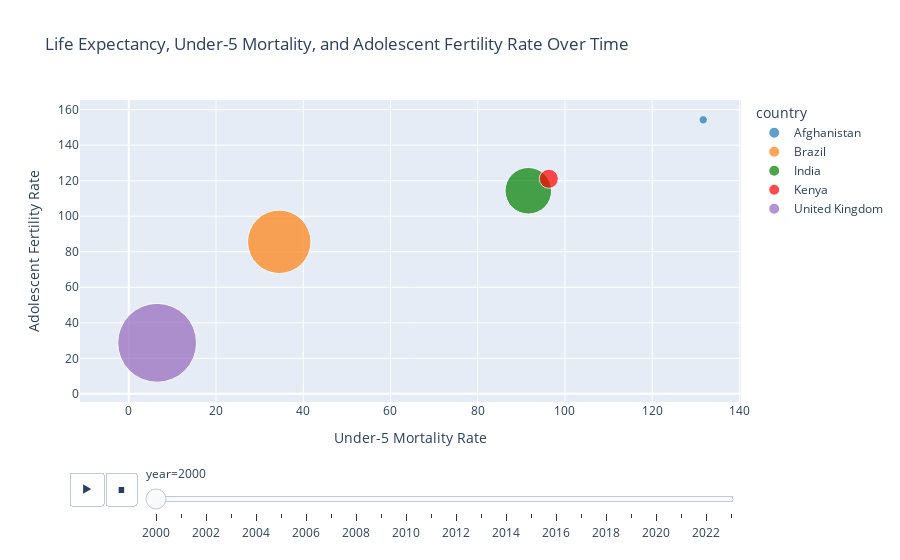

The cell this chart's notebook holds for it:
### Code cell
# Create an animated scatter plot/bubble chart

fig = px.scatter(
    df,
    x = "under5_mortality",
    y = "adolescent_fertility",
    title = "Life Expectancy, Under-5 Mortality, and Adolescent Fertility Rate Over Time",
    size = 'life_expectancy_norm',
    color = 'country',
    color_discrete_map = {
        'Brazil': '#ff7f0e',
        'India': 'green',
        'Kenya': 'red',
        'United Kingdom': '#9467bd',
        'Afghanistan': '#1f77b4'
    },
    hover_name = 'country',
    size_max = 60,
    animation_frame = 'year',
    animation_group ='country',
    labels={
        "under5_mortality": "Under-5 Mortality Rate",
        "adolescent_fertility": "Adolescent Fertility Rate",
        "life_expectancy_norm": "Life Expectancy (Normalized)"
    }
)

fig.show()

### Figure 1 — Plotly figure (JSON) as saved in the notebook; plotly's stock layout.template omitted (floating-point values rounded to 4 significant figures)
{"data": [{"hovertemplate": "<b>%{hovertext}</b><br><br>country=Afghanistan<br>year=2000<br>Under-5 Mortality Rate=%{x}<br>Adolescent Fertility Rate=%{y}<br>Life Expectancy (Normalized)=%{marker.size}<extra></extra>", "hovertext": ["Afghanistan"], "ids": ["Afghanistan"], "legendgroup": "Afghanistan", "marker": {"color": "#1f77b4", "size": [0.01], "sizemode": "area", "sizeref": 0.0002806, "symbol": "circle"}, "mode": "markers", "name": "Afghanistan", "orientation": "v", "showlegend": true, "type": "scatter", "x": [131.7], "xaxis": "x", "y": [154.3], "yaxis": "y"}, {"hovertemplate": "<b>%{hovertext}</b><br><br>country=Brazil<br>year=2000<br>Under-5 Mortality Rate=%{x}<br>Adolescent Fertility Rate=%{y}<br>Life Expectancy (Normalized)=%{marker.size}<extra></extra>", "hovertext": ["Brazil"], "ids": ["Brazil"], "legendgroup": "Brazil", "marker": {"color": "#ff7f0e", "size": [0.563], "sizemode": "area", "sizeref": 0.0002806, "symbol": "circle"}, "mode": "markers", "name": "Brazil", "orientation": "v", "showlegend": true, "type": "scatter", "x": [34.5], "xaxis": "x", "y": [85.61], "yaxis": "y"}, {"hovertemplate": "<b>%{hovertext}</b><br><br>country=India<br>year=2000<br>Under-5 Mortality Rate=%{x}<br>Adolescent Fertility Rate=%{y}<br>Life Expectancy (Normalized)=%{marker.size}<extra></extra>", "hovertext": ["India"], "ids": ["India"], "legendgroup": "India", "marker": {"color": "green", "size": [0.3037], "sizemode": "area", "sizeref": 0.0002806, "symbol": "circle"}, "mode": "markers", "name": "India", "orientation": "v", "showlegend": true, "type": "scatter", "x": [91.6], "xaxis": "x", "y": [114.4], "yaxis": "y"}, {"hovertemplate": "<b>%{hovertext}</b><br><br>country=Kenya<br>year=2000<br>Under-5 Mortality Rate=%{x}<br>Adolescent Fertility Rate=%{y}<br>Life Expectancy (Normalized)=%{marker.size}<extra></extra>", "hovertext": ["Kenya"], "ids": ["Kenya"], "legendgroup": "Kenya", "marker": {"color": "red", "size": [0.05093], "sizemode": "area", "sizeref": 0.0002806, "symbol": "circle"}, "mode": "markers", "name": "Kenya", "orientation": "v", "showlegend": true, "type": "scatter", "x": [96.3], "xaxis": "x", "y": [121.1], "yaxis": "y"}, {"hovertemplate": "<b>%{hovertext}</b><br><br>country=United Kingdom<br>year=2000<br>Under-5 Mortality Rate=%{x}<br>Adolescent Fertility Rate=%{y}<br>Life Expectancy (Normalized)=%{marker.size}<extra></extra>", "hovertext": ["United Kingdom"], "ids": ["United Kingdom"], "legendgroup": "United Kingdom", "marker": {"color": "#9467bd", "size": [0.8724], "sizemode": "area", "sizeref": 0.0002806, "symbol": "circle"}, "mode": "markers", "name": "United Kingdom", "orientation": "v", "showlegend": true, "type": "scatter", "x": [6.5], "xaxis": "x", "y": [28.73], "yaxis": "y"}], "layout": {"legend": {"itemsizing": "constant", "title": {"text": "country"}, "tracegroupgap": 0}, "sliders": [{"active": 0, "currentvalue": {"prefix": "year="}, "len": 0.9, "pad": {"b": 10, "t": 60}, "steps": [{"args": [["2000"], {"frame": {"duration": 0, "redraw": false}, "fromcurrent": true, "mode": "immediate", "transition": {"duration": 0, "easing": "linear"}}], "label": "2000", "method": "animate"}, {"args": [["2001"], {"frame": {"duration": 0, "redraw": false}, "fromcurrent": true, "mode": "immediate", "transition": {"duration": 0, "easing": "linear"}}], "label": "2001", "method": "animate"}, {"args": [["2002"], {"frame": {"duration": 0, "redraw": false}, "fromcurrent": true, "mode": "immediate", "transition": {"duration": 0, "easing": "linear"}}], "label": "2002", "method": "animate"}, {"args": [["2003"], {"frame": {"duration": 0, "redraw": false}, "fromcurrent": true, "mode": "immediate", "transition": {"duration": 0, "easing": "linear"}}], "label": "2003", "method": "animate"}, {"args": [["2004"], {"frame": {"duration": 0, "redraw": false}, "fromcurrent": true, "mode": "immediate", "transition": {"duration": 0, "easing": "linear"}}], "label": "2004", "method": "animate"}, {"args": [["2005"], {"frame": {"duration": 0, "redraw": false}, "fromcurrent": true, "mode": "immediate", "transition": {"duration": 0, "easing": "linear"}}], "label": "2005", "method": "animate"}, {"args": [["2006"], {"frame": {"duration": 0, "redraw": false}, "fromcurrent": true, "mode": "immediate", "transition": {"duration": 0, "easing": "linear"}}], "label": "2006", "method": "animate"}, {"args": [["2007"], {"frame": {"duration": 0, "redraw": false}, "fromcurrent": true, "mode": "immediate", "transition": {"duration": 0, "easing": "linear"}}], "label": "2007", "method": "animate"}, {"args": [["2008"], {"frame": {"duration": 0, "redraw": false}, "fromcurrent": true, "mode": "immediate", "transition": {"duration": 0, "easing": "linear"}}], "label": "2008", "method": "animate"}, {"args": [["2009"], {"frame": {"duration": 0, "redraw": false}, "fromcurrent": true, "mode": "immediate", "transition": {"duration": 0, "easing": "linear"}}], "label": "2009", "method": "animate"}, {"args": [["2010"], {"frame": {"duration": 0, "redraw": false}, "fromcurrent": true, "mode": "immediate", "transition": {"duration": 0, "easing": "linear"}}], "label": "2010", "method": "animate"}, {"args": [["2011"], {"frame": {"duration": 0, "redraw": false}, "fromcurrent": true, "mode": "immediate", "transition": {"duration": 0, "easing": "linear"}}], "label": "2011", "method": "animate"}, {"args": [["2012"], {"frame": {"duration": 0, "redraw": false}, "fromcurrent": true, "mode": "immediate", "transition": {"duration": 0, "easing": "linear"}}], "label": "2012", "method": "animate"}, {"args": [["2013"], {"frame": {"duration": 0, "redraw": false}, "fromcurrent": true, "mode": "immediate", "transition": {"duration": 0, "easing": "linear"}}], "label": "2013", "method": "animate"}, {"args": [["2014"], {"frame": {"duration": 0, "redraw": false}, "fromcurrent": true, "mode": "immediate", "transition": {"duration": 0, "easing": "linear"}}], "label": "2014", "method": "animate"}, {"args": [["2015"], {"frame": {"duration": 0, "redraw": false}, "fromcurrent": true, "mode": "immediate", "transition": {"duration": 0, "easing": "linear"}}], "label": "2015", "method": "animate"}, {"args": [["2016"], {"frame": {"duration": 0, "redraw": false}, "fromcurrent": true, "mode": "immediate", "transition": {"duration": 0, "easing": "linear"}}], "label": "2016", "method": "animate"}, {"args": [["2017"], {"frame": {"duration": 0, "redraw": false}, "fromcurrent": true, "mode": "immediate", "transition": {"duration": 0, "easing": "linear"}}], "label": "2017", "method": "animate"}, {"args": [["2018"], {"frame": {"duration": 0, "redraw": false}, "fromcurrent": true, "mode": "immediate", "transition": {"duration": 0, "easing": "linear"}}], "label": "2018", "method": "animate"}, {"args": [["2019"], {"frame": {"duration": 0, "redraw": false}, "fromcurrent": true, "mode": "immediate", "transition": {"duration": 0, "easing": "linear"}}], "label": "2019", "method": "animate"}, {"args": [["2020"], {"frame": {"duration": 0, "redraw": false}, "fromcurrent": true, "mode": "immediate", "transition": {"duration": 0, "easing": "linear"}}], "label": "2020", "method": "animate"}, {"args": [["2021"], {"frame": {"duration": 0, "redraw": false}, "fromcurrent": true, "mode": "immediate", "transition": {"duration": 0, "easing": "linear"}}], "label": "2021", "method": "animate"}, {"args": [["2022"], {"frame": {"duration": 0, "redraw": false}, "fromcurrent": true, "mode": "immediate", "transition": {"duration": 0, "easing": "linear"}}], "label": "2022", "method": "animate"}, {"args": [["2023"], {"frame": {"duration": 0, "redraw": false}, "fromcurrent": true, "mode": "immediate", "transition": {"duration": 0, "easing": "linear"}}], "label": "2023", "method": "animate"}], "x": 0.1, "xanchor": "left", "y": 0, "yanchor": "top"}], "title": {"text": "Life Expectancy, Under-5 Mortality, and Adolescent Fertility Rate Over Time"}, "updatemenus": [{"buttons": [{"args": [null, {"frame": {"duration": 500, "redraw": false}, "fromcurrent": true, "mode": "immediate", "transition": {"duration": 500, "easing": "linear"}}], "label": "&#9654;", "method": "animate"}, {"args": [[null], {"frame": {"duration": 0, "redraw": false}, "fromcurrent": true, "mode": "immediate", "transition": {"duration": 0, "easing": "linear"}}], "label": "&#9724;", "method": "animate"}], "direction": "left", "pad": {"r": 10, "t": 70}, "showactive": false, "type": "buttons", "x": 0.1, "xanchor": "right", "y": 0, "yanchor": "top"}], "xaxis": {"anchor": "y", "domain": [0, 1], "title": {"text": "Under-5 Mortality Rate"}}, "yaxis": {"anchor": "x", "domain": [0, 1], "title": {"text": "Adolescent Fertility Rate"}}}}
